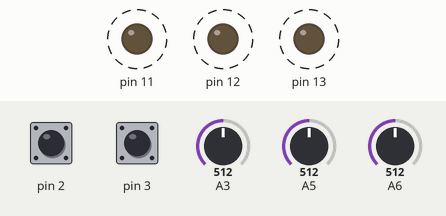
Recording of a sketch running on a simulated Arduino Uno, built with avr-gcc and run on an emulated ATmega328P. On the bench: output pins drawn as LEDs (lit = HIGH). Dashed ring = blinking. The inputs (shaded band) are chosen by the test bench; at power-on: A3 = 512, pin 3 HIGH, pin 2 HIGH, A5 = 512, A6 = 512. What the sketch prints to the serial monitor is not drawn.

Above: at 1.2 s.
1.3 s: A3 set to 716
At 1.54 s:
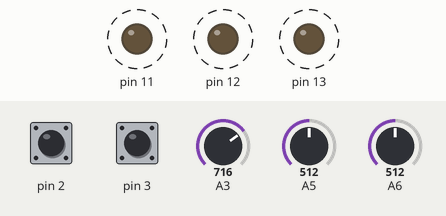
4.3 s: pin 3 pulled LOW for 0.15 s
At 4.44 s:
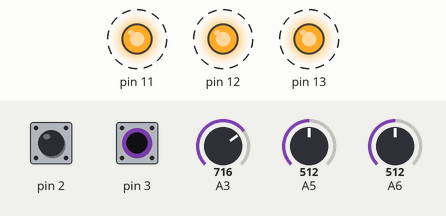
7.3 s: pin 2 pulled LOW for 0.15 s
At 7.62 s:
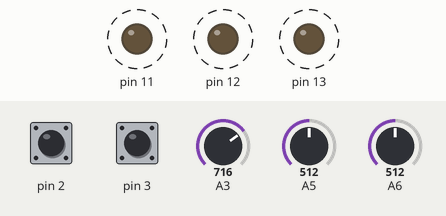
10.3 s: A3 set to 306
At 10.89 s:
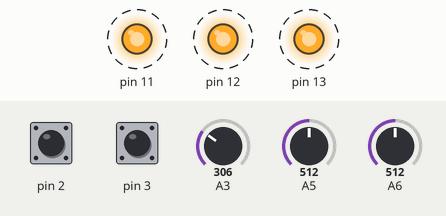
16.3 s: pin 3 pulled LOW for 1 s
At 16.45 s:
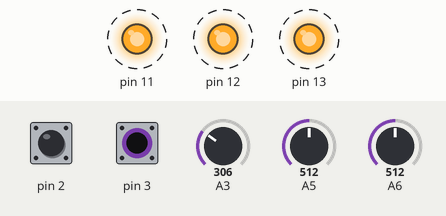
Timing chart, 0 to 20.3 s (numbered marks = the images above; inputs shaded):
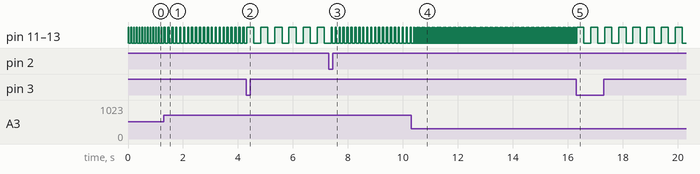

The sketch:

strobe.ino
```cpp
int i;
float a,b,c,d,z;
int e =1;
void setup() {
 pinMode(11, OUTPUT);
 pinMode(12, OUTPUT);
 pinMode(3, INPUT_PULLUP);
 pinMode(2, INPUT_PULLUP);
 pinMode(13, OUTPUT);
 Serial.begin(9600);
}

void s4(){
digitalWrite(13,1);
digitalWrite(11,1);
delay(z);
digitalWrite(12,1);
delay(a);
}
void rr(){
digitalWrite(11,0);
digitalWrite(13,0);
delay(z);
digitalWrite(12,0);
delay(b);
}
void loop() {
if (digitalRead(2)==0){e=1; Serial.println(1);}
if (digitalRead(3)==0){e=0;Serial.println(0);}

if (e == 0){
c = analogRead(5);
d = analogRead(6);

if (c > 1000){
  c = 1000;
  }
else if (c < 40){
  c = 40;
}

if (d > 1000){
  d=1000;
}
d = d/10;
a = (c*d)/100;
b = c-a;
Serial.print(1000/c);
Serial.print("Hz    ");

Serial.print(d);
Serial.println("%");

s4();
rr();


}
/*
else if (e==1){

c = analogRead(7);
d =analogRead(6);

if (c > 1000){
  c = 1000;
  }
else if (c < 40){
  c = 40;
}

c = c*0.2;


d = 23 ;

if (c > 150){c=c*2; Serial.print("lllllllllllllllllllllll");}
else if (c < 150 && c > 145){
  c=c*1.8;
  d=d-22;
  Serial.print("llllllllllllllllll");
  }
else if (c < 145 && c > 140){
  c=c*1.7;
  d=d-20;
  Serial.print("llllllllllllllllll");
  }
else if (c < 140 && c > 135){
  c=c*1.6;
  d=d-19;
  Serial.print("lllllllllllllllll");
  }
else if (c < 135 && c > 130){
  c=c*1.5;
  d=d-18;
  Serial.print("llllllllllllllll");
  }
else if (c < 130 && c > 125){
  c=c*1.4;
  d=d-15;
  Serial.print("lllllllllllllll");
  }
else if (c < 125 && c > 120){
  c=c*1.3;
  d=d-13;
  Serial.print("llllllllllllll");
  }
else if (c < 120 && c >115){
  c=c*1.2;
  d=d-10;
  Serial.print("lllllllllllll");
  }
else if (c < 115 && c > 110){
  c=c*1.1;
  d=d-8;
  Serial.print("llllllllllll");
  }
else if (c < 110 && c > 105){
  c=c*0.95;
  d=d-5;
  Serial.print("lllllllllll");
  }
else if (c < 105 && c > 100){
  c=c*0.9;
  d=d-3;
  Serial.print("llllllllll");
  }
else if (c < 100 && c >95){
  c=c*0.8;
  d=d-2;
  Serial.print("lllllllll");
  }
else if (c < 95 && c > 90){
  c=c*0.7;
  d=d+2;
  Serial.print("llllllll");
  }
else if (c < 90 && c > 85){
  c=c*0.6;
  d=d+4;
  Serial.print("lllllll");
  }
else if (c < 85 && c > 80){
  c=c*0.5;
  d=d+6;
  Serial.print("llllll");
  }
else if (c < 80 && c > 75){
  c=c*0.4;
  d=d+9;
  Serial.print("lllll");
  }
else if (c < 75 && c > 70){
  c=c*0.3;
  d=d+10;

  Serial.print("llll");
  }
else if (c < 70 && c > 65){
  c=c*0.2;
  d=d+15;
  Serial.print("lll");
  }
else if (c < 65 && c > 60){
  c=c*0.1;
  d=d+18;
  Serial.print("ll");
  }
else if (c < 60){
  c=c*0.1/2;
  d=d+20;
  Serial.print("l");
  }
a = (c*d)/100;
b = c-a;

s4();
rr();
}*/


else if (e==1){
c = analogRead(3);
c = c/10;


if (c>95){c= 150; d= 40;Serial.print("llllllllllllllllllllll");}
else if (c>90 && c<95){c= 160; d= 39;Serial.print("lllllllllllllllllllll");}
else if (c>85 && c<90){c= 155; d= 38;Serial.print("llllllllllllllllllll");}
else if (c>80 && c<85){c= 144; d= 36;Serial.print("lllllllllllllllllll");}
else if (c>75 && c<80){c= 147; d= 34;Serial.print("llllllllllllllllll");}
else if (c>70 && c<75){c= 144; d= 32 ;Serial.print("lllllllllllllllll");}
else if (c>65 && c<70){c= 140; d= 31;Serial.print("llllllllllllllll");}
else if (c>60 && c<65){c= 130; d= 29;Serial.print("lllllllllllllll");}
else if (c>55 && c<60){c= 120; d= 28;Serial.print("llllllllllllll");}
else if (c>50 && c<55){c= 100; d= 27;Serial.print("llllllllllll");}
else if (c>45 && c<50){c=90; d= 26;Serial.print("llllllllll");}
else if (c>40 && c<45){c= 80; d= 24;Serial.print("llllllllll");}
else if (c>35 && c<40){c= 70; d= 22;Serial.print("llllllll");}
else if (c>30 && c<35){c= 60; d= 20;Serial.print("lllllll");}
else if (c>25 && c<30){c= 50; d= 18;Serial.print("llllll");}
else if (c>20 && c<25){c= 55; d= 16;Serial.print("lllll");}
else if (c>15 && c<20){c= 62; d= 12; Serial.print("llll");}
else if (c>10 && c<15){c= 85; d= 10; Serial.print("lll");}
else if (c>5 && c<10){c= 88; d= 8;Serial.print("ll");}
else if (c<5){c= 90; d=6;Serial.print("l");}

a = (c*d)/100;
b = c-a;
//z= (c*7)/100; // only use z to create delay between lights
z=0;
s4();
rr();
}
}
```

Measured:
- after the input at 1.3 s, pin 11–13: alternates HIGH for 0.05 s and LOW for 0.10 s, starting after 0.15 s
- after the input at 4.3 s, pin 11–13: alternates HIGH for 0.26 s and LOW for 0.25 s, starting after 0.28 s
- after the input at 7.3 s, pin 11–13: alternates HIGH for 0.05 s and LOW for 0.10 s, starting after 0.14 s
- after the input at 10.3 s, pin 11–13: alternates HIGH for 0.01 s and LOW for 0.05 s, starting after 0.16 s
- after the input at 16.3 s, pin 11–13: alternates HIGH for 0.26 s and LOW for 0.25 s, starting after 0.28 s
- by itself, pin 11–13: alternates HIGH for 0.03 s and LOW for 0.07 s
